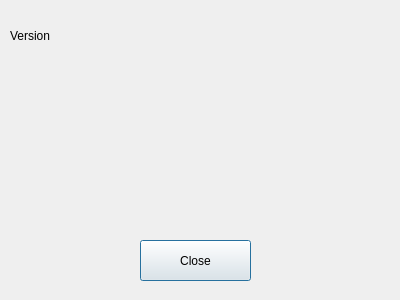
<?xml version="1.0" encoding="UTF-8"?>
<ui version="4.0">
 <class>AboutDialog</class>
 <widget class="QDialog" name="AboutDialog">
  <property name="geometry">
   <rect>
    <x>0</x>
    <y>0</y>
    <width>400</width>
    <height>300</height>
   </rect>
  </property>
  <property name="windowTitle">
   <string>Dialog</string>
  </property>
  <widget class="QLabel" name="versionLabel">
   <property name="geometry">
    <rect>
     <x>10</x>
     <y>20</y>
     <width>111</width>
     <height>31</height>
    </rect>
   </property>
   <property name="text">
    <string>Version</string>
   </property>
  </widget>
  <widget class="QPushButton" name="closeButton">
   <property name="geometry">
    <rect>
     <x>140</x>
     <y>240</y>
     <width>111</width>
     <height>41</height>
    </rect>
   </property>
   <property name="text">
    <string>Close</string>
   </property>
  </widget>
 </widget>
 <resources/>
 <connections/>
</ui>
